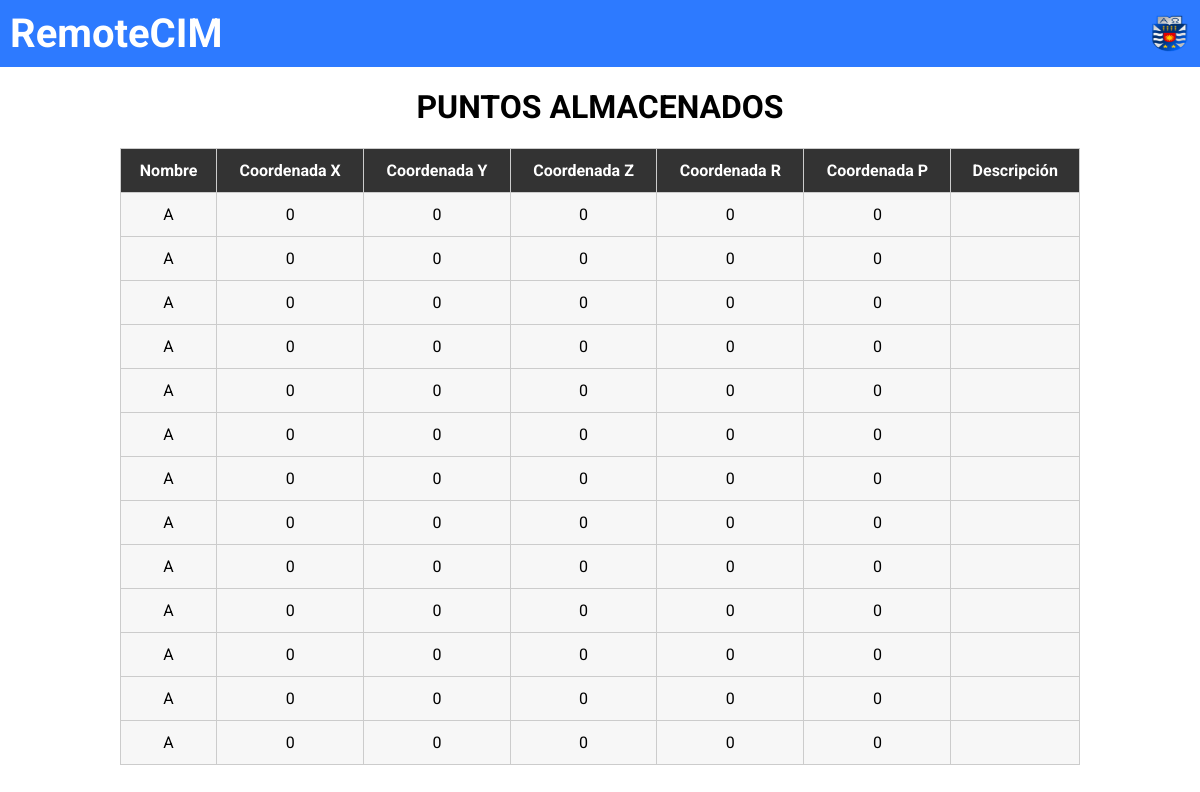
Page /puntos/ on the earlier database version.
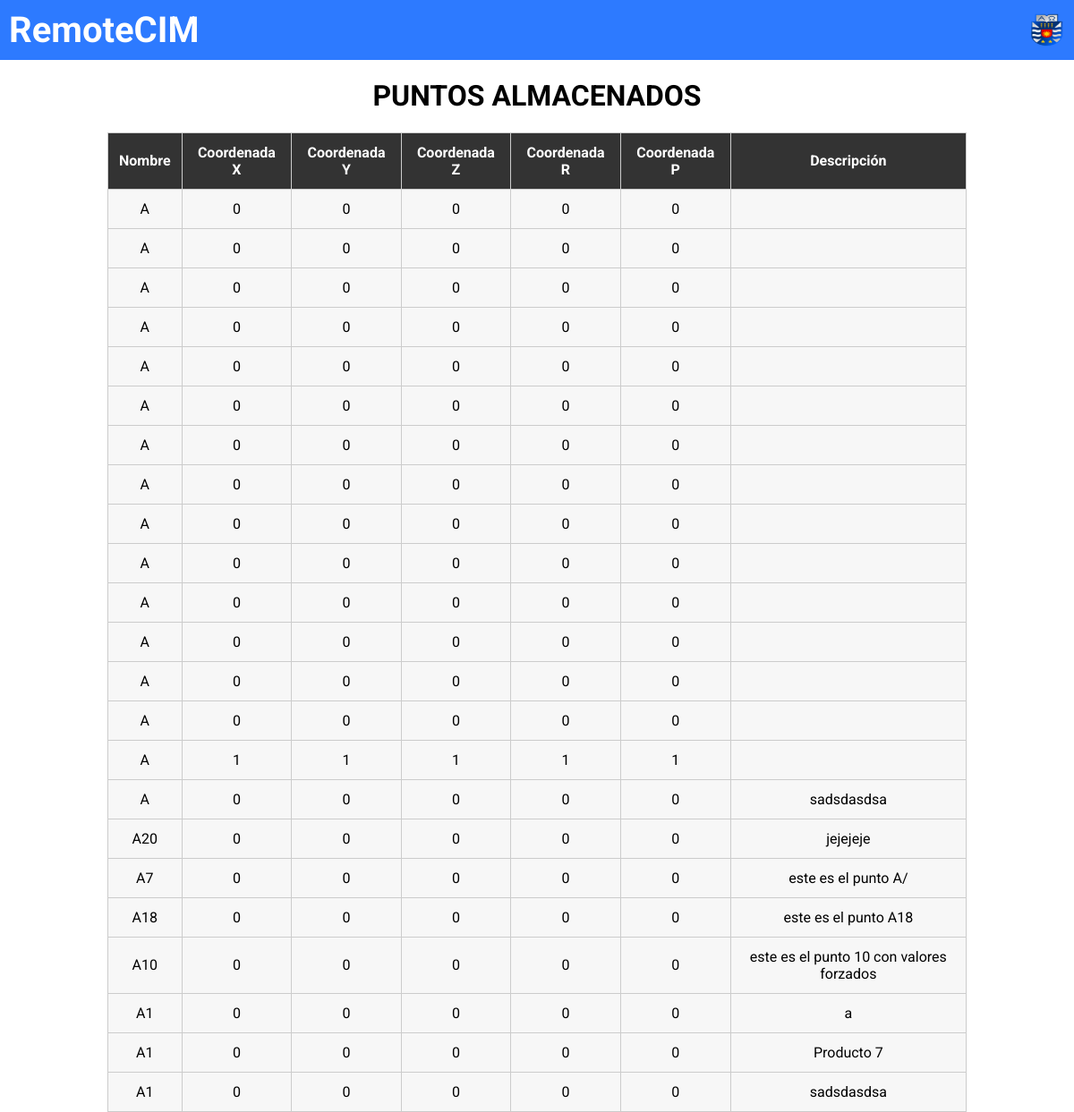
Same page on the later database version.
### remotecim/models.py (models this page shows, shortened)
class Posicion(models.Model):
    nombre_posicion = models.CharField(max_length=255)
    coordenada_x = models.IntegerField(default=0)
    coordenada_y = models.IntegerField(default=0)
    coordenada_z = models.IntegerField(default=0)
    coordenada_r = models.IntegerField(default=0)
    coordenada_p = models.IntegerField(default=0)
    descripcion = models.CharField(max_length=255)

### remotecim/views.py (the view, shortened to what this page needs)
# urls.py: path('puntos/', puntos_view, name='puntos'),
def puntos_view(request):
    puntos = Posicion.objects.all()
    return render(request, 'puntos.html', {'puntos': puntos})

### remotecim/templates/puntos.html
{% extends 'base.html' %}
{% block content %}
  <h1 class="encabezado">PUNTOS ALMACENADOS</h1>
  <div class="table-container">
    <table class="custom-table">
      <thead>
        <tr>
          <th>Nombre</th>
          <th>Coordenada X</th>
          <th>Coordenada Y</th>
          <th>Coordenada Z</th>
          <th>Coordenada R</th>
          <th>Coordenada P</th>
          <th>Descripción</th>
        </tr>
      </thead>
      <tbody>
        {% for punto in puntos %}
          <tr>
            <td>{{ punto.nombre_posicion }}</td>
            <td>{{ punto.coordenada_x }}</td>
            <td>{{ punto.coordenada_y }}</td>
            <td>{{ punto.coordenada_z }}</td>
            <td>{{ punto.coordenada_r }}</td>
            <td>{{ punto.coordenada_p }}</td>
            <td>{{ punto.descripcion }}</td>
          </tr>
        {% endfor %}
      </tbody>
    </table>
  </div>
{% endblock %}

### remotecim/templates/base.html (shortened to what this page needs)
{% load static %}
{% include 'navbar.html' %}
<!DOCTYPE html>
<html>
  <head>
    <link rel="stylesheet" href="https://cdnjs.cloudflare.com/ajax/libs/font-awesome/6.4.0/css/all.min.css" />    <link rel="stylesheet" type="text/css" href="{% static 'css/styles-navbar.css' %}">
    <link rel="stylesheet" type="text/css" href="{% static 'css/styles-buttons.css' %}">
    <link rel="stylesheet" type="text/css" href="{% static 'css/styles-login.css' %}">
    <link rel="stylesheet" type="text/css" href="{% static 'css/styles-home.css' %}">
    <link rel="stylesheet" type="text/css" href="{% static 'css/styles-main.css' %}">
    <link rel="stylesheet" type="text/css" href="{% static 'css/styles-registro.css' %}">
    <link rel="stylesheet" type="text/css" href="{% static 'css/styles-vista_usuarios.css' %}">
    <link rel="stylesheet" href="https://cdn.jsdelivr.net/npm/sweetalert2@11.1.4/dist/sweetalert2.min.css">
  </head>
  <body>
    {% block content %}
    {% endblock %}
  </body>
</html>

### remotecim/templates/navbar.html (shortened to what this page needs)
{% load static %}
<nav class="navbar">
    <a class="logo-navbar">RemoteCIM</a>
    <a href="https://www.ubiobio.cl/w/" target="_blank"><img src="{% static 'images/ubb_escudo.png' %}" width="40px" height="40px" alt="logo-ubb-navbar"></a>
</nav>

### remotecim/static/css/styles-navbar.css (style rules this page uses)
body { font-family: 'Roboto', sans-serif; margin: 0; padding: 0; }
:root { --primary-color: #2d7aff; }
.logo-navbar { font-size: 40px; color: white; }
.navbar { display: flex; justify-content: space-between; align-items: center; background-color: var(--primary-color); color: #fff; padding: 10px; transition: background-color 0.5s ease-in-out; }

### remotecim/static/css/styles-main.css (style rules this page uses)
a { text-decoration: none; color: black; font-weight: bold; }
:root { --color-primario: #2d7aff; }
.encabezado { text-align: center; }

### remotecim/static/css/styles-vista_usuarios.css (style rules this page uses)
.table-container { width: 80%; margin: 0 auto; }
.custom-table { width: 100%; border-collapse: collapse; border: 1px solid #ccc; }
.custom-table th, .custom-table td { padding: 12px; text-align: center; border-bottom: 1px solid #ccc; border-right: 1px solid #ccc; }
.custom-table th { background-color: #333; color: #fff; }
.custom-table th:last-child, .custom-table td:last-child { border-right: none; }
.custom-table tr:last-child td { border-bottom: none; }
.custom-table tr:nth-child(even) { background-color: #f2f2f2; }
.custom-table td { background-color: #f7f7f7; }

Differences in the rows shown:
added Posicion: nombre_posicion "A", coordenada_x "0", coordenada_y "0", coordenada_z "0", coordenada_r "0", coordenada_p "0"
added Posicion: nombre_posicion "A", coordenada_x "1", coordenada_y "1", coordenada_z "1", coordenada_r "1", coordenada_p "1"
added Posicion: nombre_posicion "A", coordenada_x "0", coordenada_y "0", coordenada_z "0", coordenada_r "0", coordenada_p "0", descripcion "sadsdasdsa"
added Posicion: nombre_posicion "A20", coordenada_x "0", coordenada_y "0", coordenada_z "0", coordenada_r "0", coordenada_p "0", descripcion "jejejeje"
added Posicion: nombre_posicion "A7", coordenada_x "0", coordenada_y "0", coordenada_z "0", coordenada_r "0", coordenada_p "0", descripcion "este es el punto A/"
added Posicion: nombre_posicion "A18", coordenada_x "0", coordenada_y "0", coordenada_z "0", coordenada_r "0", coordenada_p "0", descripcion "este es el punto A18"
added Posicion: nombre_posicion "A10", coordenada_x "0", coordenada_y "0", coordenada_z "0", coordenada_r "0", coordenada_p "0", descripcion "este es el punto 10 con valores forzados"
added Posicion: nombre_posicion "A1", coordenada_x "0", coordenada_y "0", coordenada_z "0", coordenada_r "0", coordenada_p "0", descripcion "a"
added Posicion: nombre_posicion "A1", coordenada_x "0", coordenada_y "0", coordenada_z "0", coordenada_r "0", coordenada_p "0", descripcion "Producto 7"
added Posicion: nombre_posicion "A1", coordenada_x "0", coordenada_y "0", coordenada_z "0", coordenada_r "0", coordenada_p "0", descripcion "sadsdasdsa"
